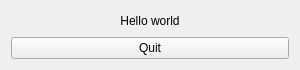
<?xml version="1.0" encoding="UTF-8"?>
<ui version="4.0">
 <class>my_form</class>
 <widget class="QWidget" name="my_form">
  <property name="geometry">
   <rect>
    <x>0</x>
    <y>0</y>
    <width>300</width>
    <height>70</height>
   </rect>
  </property>
  <property name="baseSize">
   <size>
    <width>300</width>
    <height>70</height>
   </size>
  </property>
  <property name="windowTitle">
   <string>Form in Qt Designer</string>
  </property>
  <layout class="QVBoxLayout" name="verticalLayout_2">
   <item>
    <layout class="QVBoxLayout" name="verticalLayout">
     <item>
      <widget class="QLabel" name="my_label">
       <property name="text">
        <string>Hello world</string>
       </property>
       <property name="alignment">
        <set>Qt::AlignCenter</set>
       </property>
      </widget>
     </item>
     <item>
      <widget class="QPushButton" name="btn_Quit">
       <property name="text">
        <string>Quit</string>
       </property>
      </widget>
     </item>
    </layout>
   </item>
  </layout>
 </widget>
 <resources/>
 <connections/>
</ui>
